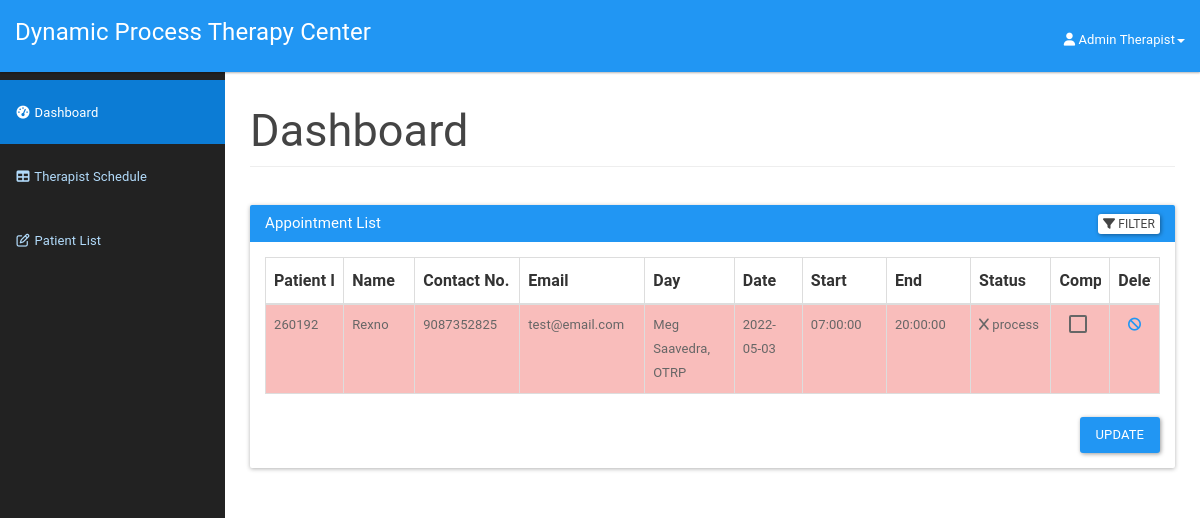
Page /doctor/doctordashboard.php (signed in) on the committed database.
### tables this page shows
CREATE TABLE `doctor` (
  `icDoctor` bigint(12) NOT NULL,
  `password` varchar(20) NOT NULL,
  `doctorId` int(3) NOT NULL,
  `doctorFirstName` varchar(50) NOT NULL,
  `doctorLastName` varchar(50) NOT NULL,
  `doctorAddress` varchar(100) NOT NULL,
  `doctorPhone` varchar(15) NOT NULL,
  `doctorEmail` varchar(20) NOT NULL,
  `doctorDOB` date NOT NULL
);

CREATE TABLE `appointment` (
  `appId` int(3) NOT NULL,
  `patientIc` bigint(12) NOT NULL,
  `scheduleId` int(10) NOT NULL,
  `appSymptom` varchar(100) NOT NULL,
  `appComment` varchar(100) NOT NULL,
  `status` varchar(10) NOT NULL DEFAULT 'process'
);

CREATE TABLE `patient` (
  `icPatient` bigint(12) NOT NULL,
  `password` varchar(20) NOT NULL,
  `patientFirstName` varchar(20) NOT NULL,
  `patientLastName` varchar(20) NOT NULL,
  `patientMaritialStatus` varchar(10) NOT NULL,
  `patientDOB` date NOT NULL,
  `patientGender` varchar(10) NOT NULL,
  `patientAddress` varchar(100) NOT NULL,
  `patientPhone` varchar(15) NOT NULL,
  `patientEmail` varchar(100) NOT NULL
);

CREATE TABLE `doctorschedule` (
  `scheduleId` int(11) NOT NULL,
  `scheduleDate` date NOT NULL,
  `scheduleDay` varchar(30) DEFAULT NULL,
  `startTime` time NOT NULL,
  `endTime` time NOT NULL,
  `bookAvail` varchar(10) NOT NULL,
  `Branch` varchar(30) DEFAULT NULL
);

### doctor/doctordashboard.php (the view, shortened to what this page needs)
<?php
include_once '../asset/conn/dbconnect.php';
$usersession = $_SESSION['doctorSession'];
$res=mysqli_query($con,"SELECT * FROM doctor WHERE doctorId=".$usersession);
$userRow=mysqli_fetch_array($res,MYSQLI_ASSOC);
?>
<!DOCTYPE html>
<html lang="en">
    <head>
        <link href="assets/css/material.css" rel="stylesheet">
        <link href="assets/css/sb-admin.css" rel="stylesheet">
        <link href="assets/css/style.css" rel="stylesheet">
        <link href="assets/font-awesome/css/font-awesome.css" rel="stylesheet">
    </head>
    <body>
        <div id="wrapper">
            <nav class="navbar navbar-inverse navbar-fixed-top" role="navigation">
                <div class="navbar-header">
                    <a class="navbar-brand" href="doctordashboard.php">Dynamic Process Therapy Center</a>
                </div>
                <ul class="nav navbar-right top-nav">
                    <li class="dropdown">
                        <a href="#" class="dropdown-toggle" data-toggle="dropdown"><i class="fa fa-user"></i> <?php echo $userRow['doctorFirstName']; ?> <?php echo $userRow['doctorLastName']; ?><b class="caret"></b></a>
                    </li>
                </ul>
                <div class="collapse navbar-collapse navbar-ex1-collapse">
                    <ul class="nav navbar-nav side-nav">
                        <li class="active">
                            <a href="doctordashboard.php"><i class="fa fa-fw fa-dashboard"></i> Dashboard</a>
                        </li>
                        <li>
                            <a href="addschedule.php"><i class="fa fa-fw fa-table"></i> Therapist Schedule</a>
                        </li>
                        <li>
                            <a href="patientlist.php"><i class="fa fa-fw fa-edit"></i> Patient List</a>
                        </li>
                    </ul>
                </div>
            </nav>
            <div id="page-wrapper">
                <div class="container-fluid">
                    <div class="row">
                        <div class="col-lg-12">
                            <h2 class="page-header">
                            Dashboard
                            </h2>
                        </div>
                    </div>
                    <div class="panel panel-primary filterable">
                       <div class="panel-heading">
                        <h3 class="panel-title">Appointment List</h3>
                        <div class="pull-right">
                            <button class="btn btn-default btn-xs btn-filter"><span class="fa fa-filter"></span> Filter</button>
                        </div>
                        </div>
                        <div class="panel-body">
                        <table class="table table-hover table-bordered">
                            <thead>
                                <tr class="filters">
                                    <th><input type="text" class="form-control" placeholder="Patient ID" disabled></th>
                                    <th><input type="text" class="form-control" placeholder="Name" disabled></th>
                                    <th><input type="text" class="form-control" placeholder="Contact No." disabled></th>
                                    <th><input type="text" class="form-control" placeholder="Email" disabled></th>
                                    <th><input type="text" class="form-control" placeholder="Day" disabled></th>
                                    <th><input type="text" class="form-control" placeholder="Date" disabled></th>
                                    <th><input type="text" class="form-control" placeholder="Start" disabled></th>
                                    <th><input type="text" class="form-control" placeholder="End" disabled></th>
                                    <th><input type="text" class="form-control" placeholder="Status" disabled></th>
                                    <th><input type="text" class="form-control" placeholder="Complete" disabled></th>
                                    <th><input type="text" class="form-control" placeholder="Delete" disabled></th>
                                </tr>
                            </thead>
                            <?php
                            $res=mysqli_query($con,"SELECT a.*, b.*,c.*
                                                    FROM patient a
                                                    JOIN appointment b
                                                    On a.icPatient = b.patientIc
                                                    JOIN doctorschedule c
                                                    On b.scheduleId=c.scheduleId
                                                    Order By appId desc");
                            while ($appointment=mysqli_fetch_array($res)) {
                                if ($appointment['status']=='process') {
                                    $status="danger";
                                    $icon='<i class="fa-solid fa-x"></i>';
                                    $checked='';
                                } else {
                                    $status="success";
                                    $icon='<i class="fa-solid fa-check"></i>';
                                    $checked = 'disabled';
                                }
                                echo "<tbody>";
                                echo "<tr class='$status'>";
                                    echo "<td>" . $appointment['patientIc'] . "</td>";
                                    echo "<td>" . $appointment['patientLastName'] . "</td>";
                                    echo "<td>" . $appointment['patientPhone'] . "</td>";
                                    echo "<td>" . $appointment['patientEmail'] . "</td>";
                                    echo "<td>" . $appointment['scheduleDay'] . "</td>";
                                    echo "<td>" . $appointment['scheduleDate'] . "</td>";
                                    echo "<td>" . $appointment['startTime'] . "</td>";
                                    echo "<td>" . $appointment['endTime'] . "</td>";
                                    echo "<td>".$icon.' '."". $appointment['status'] . "</td>";
                                    echo "<form method='POST'>";
                                    echo "<td class='text-center'><input type='checkbox' name='enable' id='enable' value='".$appointment['appId']."' onclick='chkit(".$appointment['appId'].",this.checked);' ".$checked."></td>";
                                    echo "<td class='text-center'><a href='#' id='".$appointment['appId']."' class='delete'><i class='fa-solid fa-ban'></i></a>
                            </td>";
                            }
                                echo "</tr>";
                           echo "</tbody>";
                       echo "</table>";
                       echo "<div class='panel panel-default'>";
                       echo "<div class='col-md-offset-3 pull-right'>";
                       echo "<button class='btn btn-primary' type='submit' value='Submit' name='submit'>Update</button>";
                        echo "</div>";
                        echo "</div>";
                        ?>
                    </div>
                </div>
                </div>
            </div>
        </div>
    </body>
</html>

### doctor/assets/css/sb-admin.css (style rules this page uses)
body { margin-top: 100px; background-color: #222; }
@media (min-width:768px) { body { margin-top: 50px; } }
#wrapper { padding-left: 0; }
#page-wrapper { min-height: 900px !important; width: 100%; padding: 0; background-color: #fff; }
@media (min-width:768px) { #wrapper { padding-left: 225px; } }
@media (min-width:768px) { #page-wrapper { padding: 10px; } }
.top-nav { padding: 0 15px; }
.top-nav>li { display: inline-block; float: left; }
.top-nav>li>a { padding-top: 17px; padding-bottom: 10px; line-height: 45px; color: white; }
@media (min-width:768px) { .side-nav { position: fixed; top: 80px; left: 225px; width: 225px; margin-left: -225px; border: none; border-radius: 0; overflow-y: auto; background-color: #222; bottom: 0; overflow-x: hidden; padding-bottom: 40px; } }
@media (min-width:768px) { .side-nav>li>a { width: 225px; } }

### doctor/assets/css/style.css (style rules this page uses)
.filterable { margin-top: 15px; }
.filterable .panel-heading .pull-right { margin-top: -20px; }
.filterable .filters input[disabled] { background-color: transparent; border: none; cursor: auto; box-shadow: none; padding: 0; height: auto; }

### rows in the picture
doctor: doctorFirstName "Admin", doctorLastName "Therapist"
appointment: patientIc "260192", patientIc.patientLastName "Rexno", patientIc.patientPhone "9087352825", patientIc.patientEmail "test@email.com", scheduleId.scheduleDay "Meg Saavedra, OTRP", scheduleId.scheduleDate "2022-05-03", scheduleId.startTime "07:00:00", scheduleId.endTime "20:00:00", status "process"
